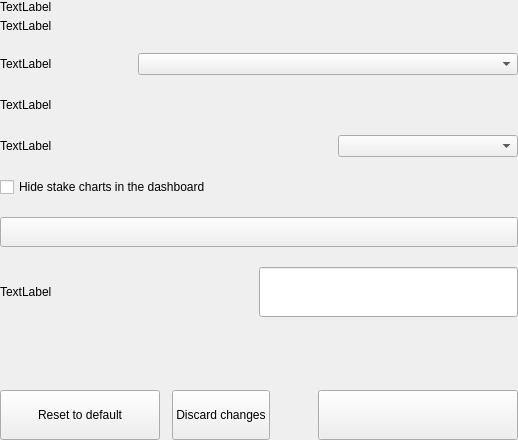
<?xml version="1.0" encoding="UTF-8"?>
<ui version="4.0">
 <class>SettingsDisplayOptionsWidget</class>
 <widget class="QWidget" name="SettingsDisplayOptionsWidget">
  <property name="geometry">
   <rect>
    <x>0</x>
    <y>0</y>
    <width>518</width>
    <height>440</height>
   </rect>
  </property>
  <property name="windowTitle">
   <string>Form</string>
  </property>
  <layout class="QVBoxLayout" name="verticalLayout">
   <property name="spacing">
    <number>0</number>
   </property>
   <property name="leftMargin">
    <number>0</number>
   </property>
   <property name="topMargin">
    <number>0</number>
   </property>
   <property name="rightMargin">
    <number>0</number>
   </property>
   <property name="bottomMargin">
    <number>0</number>
   </property>
   <item>
    <widget class="QWidget" name="left" native="true">
     <layout class="QVBoxLayout" name="verticalLayout_3">
      <property name="leftMargin">
       <number>0</number>
      </property>
      <property name="topMargin">
       <number>0</number>
      </property>
      <property name="rightMargin">
       <number>0</number>
      </property>
      <property name="bottomMargin">
       <number>0</number>
      </property>
      <item>
       <layout class="QVBoxLayout" name="verticalLayout_2">
        <property name="spacing">
         <number>20</number>
        </property>
        <item>
         <layout class="QHBoxLayout" name="horizontalLayout_3">
          <property name="spacing">
           <number>0</number>
          </property>
          <item>
           <layout class="QVBoxLayout" name="verticalLayoutTitle">
            <property name="spacing">
             <number>5</number>
            </property>
            <item>
             <widget class="QLabel" name="labelTitle">
              <property name="text">
               <string>TextLabel</string>
              </property>
             </widget>
            </item>
            <item>
             <widget class="QLabel" name="labelSubtitle1">
              <property name="text">
               <string>TextLabel</string>
              </property>
              <property name="wordWrap">
               <bool>true</bool>
              </property>
             </widget>
            </item>
           </layout>
          </item>
         </layout>
        </item>
        <item>
         <layout class="QHBoxLayout" name="horizontalLayout_2">
          <item>
           <widget class="QLabel" name="labelTitleLanguage">
            <property name="text">
             <string>TextLabel</string>
            </property>
           </widget>
          </item>
          <item>
           <spacer name="horizontalSpacer_3">
            <property name="orientation">
             <enum>Qt::Horizontal</enum>
            </property>
            <property name="sizeHint" stdset="0">
             <size>
              <width>40</width>
              <height>20</height>
             </size>
            </property>
           </spacer>
          </item>
          <item>
           <widget class="QComboBox" name="comboBoxLanguage">
            <property name="minimumSize">
             <size>
              <width>380</width>
              <height>0</height>
             </size>
            </property>
            <property name="maximumSize">
             <size>
              <width>280</width>
              <height>16777215</height>
             </size>
            </property>
           </widget>
          </item>
         </layout>
        </item>
        <item>
         <layout class="QHBoxLayout" name="horizontalPercentagezDEV">
          <item>
           <widget class="QLabel" name="labelTitleUnit">
            <property name="text">
             <string>TextLabel</string>
            </property>
           </widget>
          </item>
          <item>
           <spacer name="horizontalSpacerPercentagezDEV">
            <property name="orientation">
             <enum>Qt::Horizontal</enum>
            </property>
            <property name="sizeHint" stdset="0">
             <size>
              <width>40</width>
              <height>20</height>
             </size>
            </property>
           </spacer>
          </item>
          <item>
           <widget class="QValueComboBox" name="comboBoxUnit" native="true">
            <property name="minimumSize">
             <size>
              <width>180</width>
              <height>0</height>
             </size>
            </property>
            <property name="maximumSize">
             <size>
              <width>180</width>
              <height>16777215</height>
             </size>
            </property>
           </widget>
          </item>
         </layout>
        </item>
        <item>
         <layout class="QHBoxLayout" name="horizontalDenomzDEV">
          <item>
           <widget class="QLabel" name="labelTitleDigits">
            <property name="text">
             <string>TextLabel</string>
            </property>
           </widget>
          </item>
          <item>
           <spacer name="horizontalDenomzDEV_1">
            <property name="orientation">
             <enum>Qt::Horizontal</enum>
            </property>
            <property name="sizeHint" stdset="0">
             <size>
              <width>40</width>
              <height>20</height>
             </size>
            </property>
           </spacer>
          </item>
          <item>
           <widget class="QComboBox" name="comboBoxDigits">
            <property name="minimumSize">
             <size>
              <width>180</width>
              <height>0</height>
             </size>
            </property>
            <property name="maximumSize">
             <size>
              <width>180</width>
              <height>16777215</height>
             </size>
            </property>
           </widget>
          </item>
         </layout>
        </item>
        <item>
         <layout class="QHBoxLayout" name="horizontalHideCharts">
          <item>
           <widget class="QCheckBox" name="checkBoxHideCharts">
            <property name="text">
             <string>Hide stake charts in the dashboard</string>
            </property>
           </widget>
          </item>
         </layout>
        </item>
        <item>
         <widget class="QPushButton" name="pushButtonSwitchBalance">
          <property name="minimumSize">
           <size>
            <width>0</width>
            <height>30</height>
           </size>
          </property>
          <property name="focusPolicy">
           <enum>Qt::NoFocus</enum>
          </property>
          <property name="text">
           <string/>
          </property>
          <property name="checkable">
           <bool>true</bool>
          </property>
         </widget>
        </item>
        <item>
         <layout class="QHBoxLayout" name="horizontalLayout" stretch="1,1">
          <property name="spacing">
           <number>0</number>
          </property>
          <item>
           <widget class="QLabel" name="labelTitleUrl">
            <property name="text">
             <string>TextLabel</string>
            </property>
           </widget>
          </item>
          <item>
           <widget class="QLineEdit" name="lineEditUrl">
            <property name="minimumSize">
             <size>
              <width>0</width>
              <height>50</height>
             </size>
            </property>
            <property name="maximumSize">
             <size>
              <width>16777215</width>
              <height>50</height>
             </size>
            </property>
           </widget>
          </item>
         </layout>
        </item>
        <item>
         <spacer name="verticalSpacer">
          <property name="orientation">
           <enum>Qt::Vertical</enum>
          </property>
          <property name="sizeHint" stdset="0">
           <size>
            <width>20</width>
            <height>40</height>
           </size>
          </property>
         </spacer>
        </item>
        <item>
         <layout class="QHBoxLayout" name="horizontalReset">
          <property name="spacing">
           <number>12</number>
          </property>
          <item>
           <widget class="QPushButton" name="pushButtonReset">
            <property name="minimumSize">
             <size>
              <width>160</width>
              <height>50</height>
             </size>
            </property>
            <property name="maximumSize">
             <size>
              <width>50</width>
              <height>16777215</height>
             </size>
            </property>
            <property name="focusPolicy">
             <enum>Qt::NoFocus</enum>
            </property>
            <property name="text">
             <string>Reset to default</string>
            </property>
           </widget>
          </item>
          <item>
           <widget class="QPushButton" name="pushButtonClean">
            <property name="minimumSize">
             <size>
              <width>0</width>
              <height>50</height>
             </size>
            </property>
            <property name="focusPolicy">
             <enum>Qt::NoFocus</enum>
            </property>
            <property name="text">
             <string>Discard changes</string>
            </property>
           </widget>
          </item>
          <item>
           <spacer name="horizontalSpacer_5">
            <property name="orientation">
             <enum>Qt::Horizontal</enum>
            </property>
            <property name="sizeType">
             <enum>QSizePolicy::Expanding</enum>
            </property>
            <property name="sizeHint" stdset="0">
             <size>
              <width>40</width>
              <height>20</height>
             </size>
            </property>
           </spacer>
          </item>
          <item>
           <widget class="QPushButton" name="pushButtonSave">
            <property name="minimumSize">
             <size>
              <width>200</width>
              <height>50</height>
             </size>
            </property>
            <property name="maximumSize">
             <size>
              <width>200</width>
              <height>50</height>
             </size>
            </property>
            <property name="focusPolicy">
             <enum>Qt::NoFocus</enum>
            </property>
            <property name="text">
             <string/>
            </property>
           </widget>
          </item>
         </layout>
        </item>
       </layout>
      </item>
     </layout>
    </widget>
   </item>
  </layout>
 </widget>
 <customwidgets>
  <customwidget>
   <class>QValueComboBox</class>
   <extends>QWidget</extends>
   <header>qvaluecombobox.h</header>
  </customwidget>
 </customwidgets>
 <resources/>
 <connections/>
</ui>
